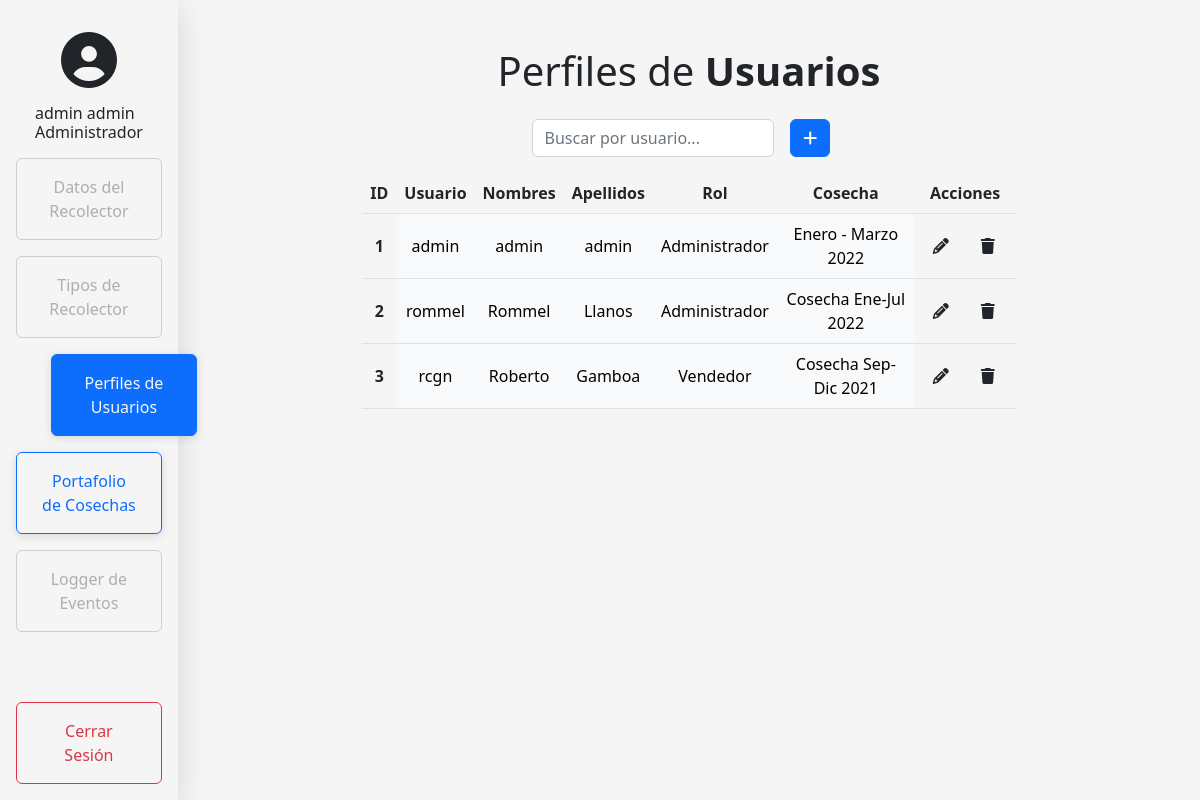
Page /admin (signed in) on the earlier database version.
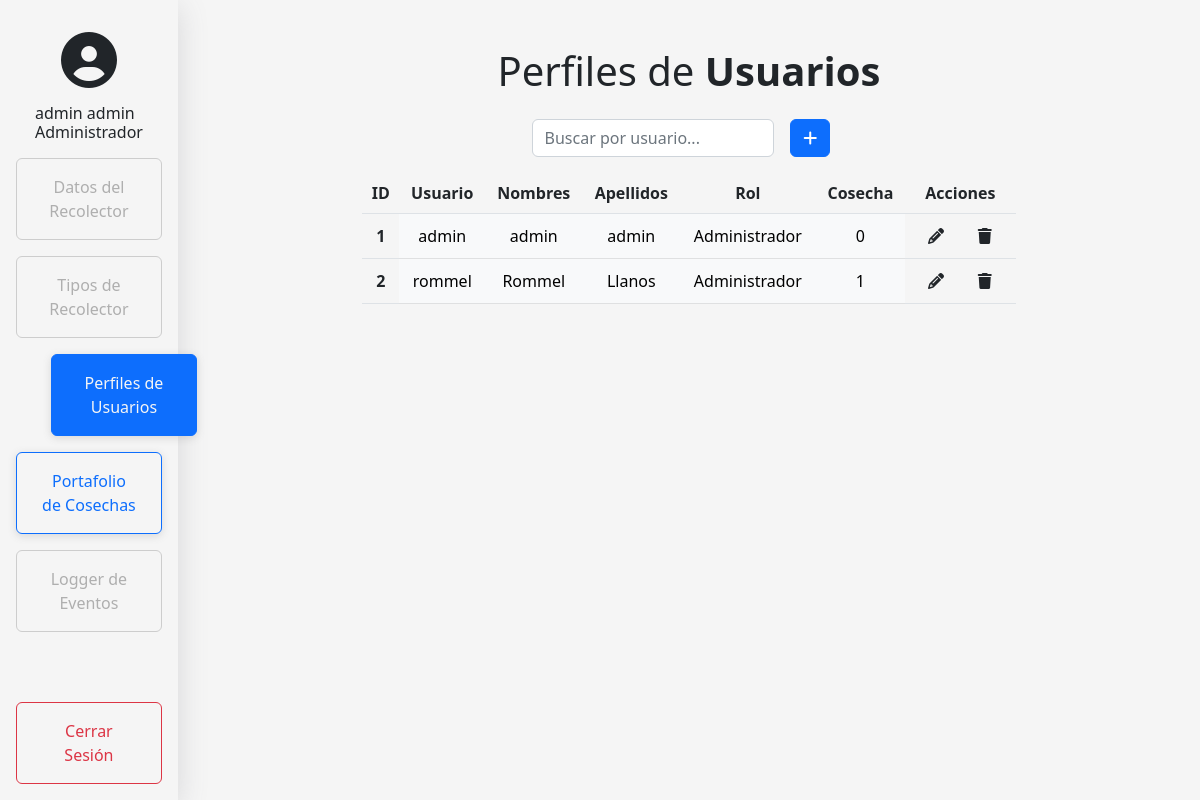
Same page on the later database version.
### model.py (models this page shows, shortened)
class Usuario(db.Base):
    __tablename__ = 'usuarios'
    id = Column(Integer, primary_key=True, autoincrement = True)
    username = Column(String, nullable=False, unique=True)
    password = Column(String, nullable=False)
    nombres = Column(String, nullable=False)
    apellidos = Column(String, nullable=False)
    cosecha = Column(Integer, ForeignKey("cosecha.id"))
    rol = Column(Integer, default=0, nullable=False)

### app.py (the view)
@app.route('/admin',methods=['GET','POST','PUT'])
def admin():
    if 'username' in session:
        if session['rol'] == 1:
            if request.method=='POST':
                new_user = db1.session.query(Usuario).filter_by(username = request.form['username']).first()
                if new_user == None:
                    agregarUsuario( request.form['username'],
                                    request.form['password'],
                                    request.form['nombre'],
                                    request.form['apellido'],
                                    request.form['cosecha'],
                                    request.form['rol'])
                    users = obtenerUsuarios()
                    return render_template('admin.html',users=users)
                else:
                    flash("Este nombre de usuario ya existe ")
                    users = obtenerUsuarios()
                    return render_template('admin.html',users=users)
            else:
                users = obtenerUsuarios()
                return render_template('admin.html',users=users)
        else:
            return redirect(url_for('home'))
    else:
       return redirect(url_for('login'))

### app.py (called while the page is built)
def obtenerUsuarios():
    usuarios = db1.session.query(Usuario).filter_by().all()
    return usuarios

### templates/admin.html (shortened to what this page needs)
{% extends './home.html' %}
{% block customCSS %}
<link rel="stylesheet" href="{{ url_for('static',filename='css/login.css') }}">
{% endblock %}
{% block body %}
<main class="form-signin w-100 mb-auto mt-3 text-center">
  <h2 class=" my-3 fade-in display-6">Perfiles de <b class="fw-bold">Usuarios</b></h2>
  <div class="row justify-content-md-center fade-in">
    <div class="col-12 col-md-4 d-flex justify-content-end">
          <input type="text" class="form-control my-2 search" id="myInput" onkeyup="search()" placeholder="Buscar por usuario...">
          <button type="button" class="btn btn-primary my-2 mx-3" data-bs-toggle="modal" data-bs-target="#AgregarUsuario">
            <i class="fa-solid fa-plus"></i>
          </button>
    </div>
  </div>
  {%if users%}
      <div class="row justify-content-md-center fade-in">
        <div class="col-12 col-md-8 table-responsive">
          <table class="table mt-2 table-hover " id = "users">
            <thead>
              <th scope="col">ID</th>
              <th scope="col">Usuario</th>
              <th scope="col">Nombres</th>
              <th scope="col">Apellidos</th>
              <th scope="col">Rol</th>
              <th scope="col">Cosecha</th>
              <th scope="col">Acciones</th>
            </thead>
            <tbody>
              {%for user in users%}
              <tr class=" deleteOut tdEdit">
                  <th scope="row" id="{{user.id}}">{{user.id}}</th>
                  <td class="table-light tdEdit" type="username" id="username">{{user.username}}</td>
                  <td class="table-light tdEdit" type="username" id="nombre">{{user.nombres}}</td>
                  <td class="table-light tdEdit" type="username" id="apellidos">{{user.apellidos}}</td>
                  <td class="table-light tdEdit" type="username" name="Roles" value="{{user.rol}}"></td>
                  <td class="table-light tdEdit" type="username" id="cosecha">{{user.cosecha}}</td>
                  <td>
                    <div class="cont">
                      <button id="editbtn" method="POST" class="edit pencil btn" role="button"
                        data-bs-toggle="modal" data-bs-target="#EditarUsuario" onclick="handleEdit()">
                        <div>
                          <i class="fa-solid fa-pencil"></i>
                        </div>
                      </button>
                      <form name="ID" action="/admin/delete" method="POST" class="edit trash btn" role="button" onclick="handleDelete();">
                        <div >
                          <i class="fa-solid fa-trash"></i>
                        </div>
                      </form>
                    </div>
                  </td>
              </tr>
              {%endfor%}
            </tbody>
          </table>
        </div>
      </div>
  {%endif%}
</main>
{% endblock %}

### templates/home.html (shortened to what this page needs)
{% extends './base.html' %}
    {% block menu %}
    {% if 'username' in session%}
    <div class="d-flex flex-column p-3 bg-light sidebar " style="width: 17%; height: 100%;">
        <ul  role="button" onclick="window.location = '/'"class="nav d-flex mb-3 mr-3 justify-content-center fade-in" name="home">
            <li class=" d-flex centerList flex-column">
                <i class="fa-solid fa-circle-user display-4 m-3"></i>
            </li>
            <li class=" justify-content-center flex-column centerList mx-2" >
                <h6 class="text-left centerList">
                    {{ session['nombres'] + ' ' + session['apellidos']}}
                </h6>
                <h6 class="text-left fw-light centerList">
                    {% if session['rol'] == 0%}
                    Analista de Compras
                    {%elif session['rol'] == 1 %}
                    Administrador
                    {%else%}
                    Vendedor
                    {%endif%}
                </h6>
            </li>
        </ul>
        <ul class="nav nav-pills flex-column mb-auto upList justify-content-md-center" id="menuList">
            {% if session['rol'] == 0 %}
            <li class="align-items-center justify-content-md-center fade-in">
                <a href="{{ url_for('recolector') }}" class="w-100">
                    <button class="nav-item btn btn-outline-primary mb-3 px-4 py-3">
                        Datos del Recolector
                    </button>
                </a>
            </li>
            <li class="align-items-center justify-content-md-center fade-in">
                <a href="{{ url_for('tipo_prod') }}" class="w-100">
                    <button class="nav-item btn btn-outline-primary mb-3 px-4 py-3">
                        Tipos de Recolector
                    </button>
                </a>
            </li>
            {% else %}
            <li class="align-items-center justify-content-md-center fade-in">
                <a href="#" class="w-100 disabled">
                    <button class="nav-item btn btn-outline-primary mb-3 px-4 py-3 disabled">
                         Datos del Recolector
                    </button>
                </a>
            </li>
            <li class="align-items-center justify-content-md-center fade-in">
                <a href="#" class="w-100 disabled">
                    <button class="nav-item btn btn-outline-primary mb-3 px-4 py-3 disabled">
                        Tipos de Recolector
                    </button>
                </a>
            </li>
            {% endif %}
            {% if session['rol'] == 1 %}
            <li class="align-items-center justify-content-md-center fade-in">
                <a href="{{ url_for('admin') }}" class="w-100">
                    <button class="nav-item btn btn-outline-primary mb-3 px-4 py-3">
                        Perfiles de Usuarios
                    </button>
                </a>
            </li>
            <li class="align-items-center justify-content-md-center fade-in">
                <a href="{{ url_for('cosechas') }}" class="w-100">
                    <button class="nav-item btn btn-outline-primary mb-3 px-4 py-3">
                        Portafolio de Cosechas
                    </button>
                </a>
            </li>
            {% endif %}
            {% if session['rol'] == 2 %}
            <li class="align-items-center justify-content-md-center fade-in">
                <a href="#" class="w-100">
                    <button class="nav-item btn btn-outline-primary mb-3 px-4 py-3">
                        Logger de Eventos
                    </button>
                </a>
            </li>
            {%else%}
            <li class="align-items-center justify-content-md-center fade-in">
                <a href="#" class="w-100 disabled">
                    <button class="nav-item btn btn-outline-primary mb-3 px-4 py-3 disabled">
                        Logger de Eventos
                    </button>
                </a>
            </li>
            {%endif%}
        </ul>
        <ul class="nav nav-pills flex-column upList">
            <li class="align-items-center justify-content-md-center fade-in">
                <a href="/logout" class="w-100">
                    <button class="btn btn-outline-danger px-4 py-3 logout">
                        Cerrar Sesión
                    </button>
                </a>
            </li>
        </ul>
    </div>
    {%endif%}
        {% block body %}{% endblock %}
    {% endblock %}

### templates/base.html (shortened to what this page needs)
<!DOCTYPE html>
<html lang="en">
<head>
    <link href="https://cdn.jsdelivr.net/npm/bootstrap@5.2.0-beta1/dist/css/bootstrap.min.css"
        rel="stylesheet"
>
    {% block customCSS %}
    {% endblock %}
</head>
<body>
    {% block menu %}
    {% endblock %}
</body>
</html>

### static/css/login.css (style rules this page uses)
html, body { height: 100%; }
a.disabled { pointer-events: none; cursor: default; }
body { display: flex; align-items: center; background-color: #f5f5f5; }
.sidebar { box-shadow: rgba(99, 99, 99, 0.6) 0px 2px 8px 0px; box-shadow: rgba(100, 100, 111, 0.2) 0px 7px 29px 0px; background-color: #f5f5f5 !important; }
.nav-item.disabled { border-color: #b7b7b7; box-shadow: none; color: #898989 }
.nav-item { background-color: #f5f5f5; box-shadow: rgba(99, 99, 99, 0.2) 0px 2px 8px 0px; transition: 0.5s; width: 100% !important; }
.logout { width: 100%; }
.upList { display: flex; flex-direction: column !important; }
.upList>:last-child { margin-top: auto !important; }
.centerList { margin:auto 0px; }
.form-signin { padding: 15px; }
.cont { display: flex; flex: 0 0 auto; justify-content: center; padding: 0px; margin: -5px; }
form.edit { display: flex !important; flex: 0 0 auto !important; width: 40% !important; justify-content: center !important; padding: 6px 20px !important; border-radius: 40rem !important; }
button.edit { display: flex !important; flex: 0 0 auto !important; width: 40% !important; justify-content: center !important; padding: 6px 7px !important; border-radius: 40rem !important; }
.trash { margin-left: 3.5px !important; }
.pencil { margin-right: 3.5px !important; }
.fade-in { opacity:0; -webkit-animation:fadeIn ease-in 1; -moz-animation:fadeIn ease-in 1; animation:fadeIn ease-in 1; -webkit-animation-fill-mode:forwards; -moz-animation-fill-mode:forwards; animation-fill-mode:forwards; -webkit-animation-duration:0.3s; -moz-animation-duration:0.3s; animation-duration:0.3s; }
.table-light { vertical-align: middle; }
th { vertical-align: middle; }
td { text-align: center; vertical-align: middle; }

Differences in the rows shown:
removed Usuario: id "3", username "rcgn", nombres "Roberto", apellidos "Gamboa", {{ user.rol }} 2 (drawn), cosecha "Cosecha Sep-Dic 2021"
changed Usuario "admin": cosecha "Enero - Marzo 2022" → "0"
changed Usuario "rommel": cosecha "Cosecha Ene-Jul 2022" → "1"
